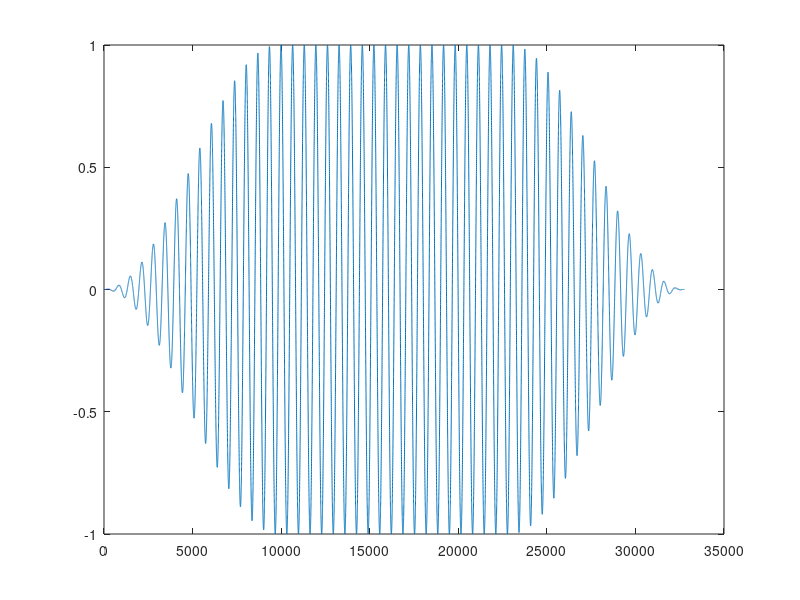

Source code (MATLAB):
% Generate an ARB function for the Agilent FUNC

% James McLaughlan
% Leeds University
% April 2011
clear Ns fs Cyc WF win t

Ns  = 2^15; %65534 sample number (64K at present, 2^16)
fs  = 1/Ns;  %center frequency;
Cyc = 50;     % number of cycles

t = 0:Ns;

WF  = sin(2*pi*(fs*Cyc)*t);
win = tukeywin(length(WF),0.6);

WF = WF.*win';

plot(t,WF);

